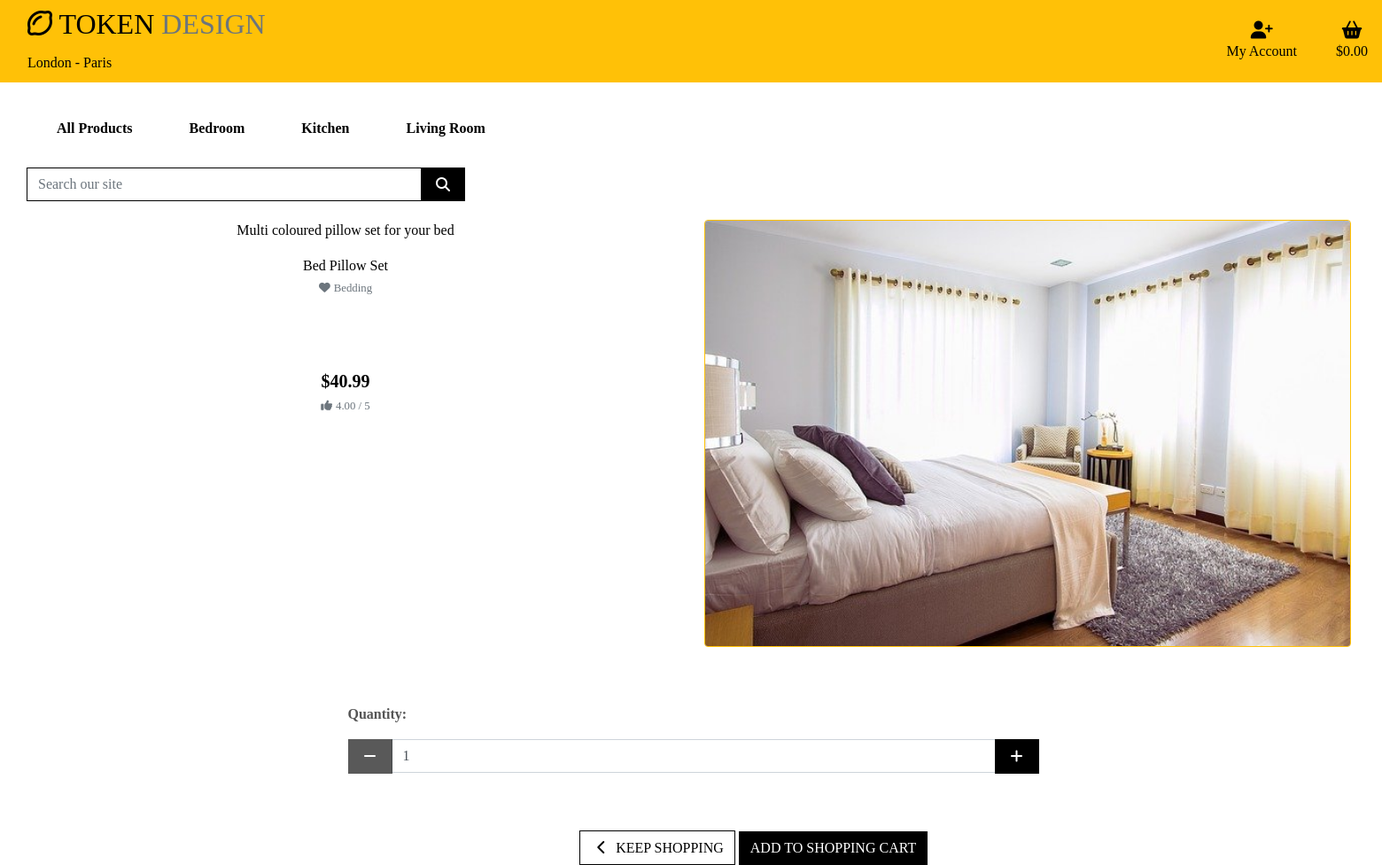
Screenshot of /products/7 with the database file from the repository.
### products/models.py (models this page shows, shortened)
class Product(models.Model):
    category = models.ForeignKey('Category', null=True, blank=True, on_delete=models.SET_NULL)
    sku = models.CharField(max_length=254, null=True, blank=True)
    name = models.CharField(max_length=254)
    description = models.TextField()
    price = models.DecimalField(max_digits=6, decimal_places=2)
    rating = models.DecimalField(max_digits=6, decimal_places=2, null=True, blank=True)
    image_url = models.URLField(max_length=1024, null=True, blank=True)
    image = models.ImageField(null=True, blank=True)

class Category(models.Model):
    class Meta:
        verbose_name_plural = 'Categories'
    name = models.CharField(max_length=254)
    friendly_name = models.CharField(max_length=254, null=True, blank=True)

### products/views.py (the view)
# urls.py: path('<product_id>', views.product_info, name='product_info')
def product_info(request, product_id):
    product = get_object_or_404(Product, pk=product_id)
    context = {
        'product': product,
    }
    return render(request, 'products/product_info.html', context)

### shopping_cart/contexts.py (called while the page is built, shortened)
def cart_contents(request):
    cart_items = []
    total = 0
    product_count = 0
    shopping_cart = request.session.get('shopping_cart', {})
    if total < settings.FREE_DELIVERY_POINT:
        delivery = total * Decimal(settings.STANDARD_DELIVERY_PERCENTAGE / 100)
        free_delivery_delta = settings.FREE_DELIVERY_POINT - total
    else:
        delivery = 0
        free_delivery_delta = 0
    grand_total = delivery + total
    context = {
        'cart_items': cart_items,
        'total': total,
        'product_count': product_count,
        'delivery': delivery,
        'free_delivery_delta': free_delivery_delta,
        'free_delivery_point': settings.FREE_DELIVERY_POINT,
        'grand_total': grand_total,
    }
    return context

### products/templates/products/product_info.html (shortened to what this page needs)
{% extends "base.html" %}
{% load static %}
{% block content %}
    <div class="cover"></div>
    <div class="container-fluid page-top">
        <div class="row">
            <div class="col-12 col-md-6 col-lg-6 col-xl-6">
                <div class="product-info mb-5 mt-md-5 text-black">
                     <p class="mt-3">{{ product.description }}</p>
                    <p class="mb-0">{{ product.name }}</p>
                    {% if product.category %}
                    <p class="small mt-1 mb-0">
                        <a class="text-muted" href="{% url 'products' %}?category={{ product.category.name }}">
                            <i class="fa fa-heart mr-1"></i>{{ product.category.friendly_name }}
                        </a>
                    </p>
                    {% endif %}
                    {% if product.rating %}
                   <div class="product-info"><p class="lead mb-0 font-weight-bold product-info">${{ product.price }}</p></div>
                        <small class="text-muted"><i class="fa fa-thumbs-up mr-1"></i>{{ product.rating }} / 5</small>
                    {% else %}
                        <small class="text-muted">No Rating</small>
                    {% endif %}
                </div>
            </div>
            <div class="col-12 col-md-6 col-lg-4 col-xl-6">
                <div class="image-for-info my-5">
                    {% if product.image %}
                        <a href="{{ product.image.url }}" target="_blank">
                            <img class="card-img-top img-fluid border border-warning rounded" src="{{ product.image.url }}" alt="{{ product.name }}">
                        </a>
                        {% else %}
                        <a href="">
                            <img class="card-img-top img-fluid" src="{{ MEDIA_URL }}noimage.png" alt="{{ product.name }}">
                        </a>
                    {% endif %}
                </div>
            </div>
            </div>
    </div>
    <form class="form" action="{% url 'add_to_cart' product.id %}" method="POST">
        <div class="form-row">
            <div class="col-12 offset-3">
                <p class="mt-3"><strong>Quantity:</strong></p>
                <div class="form-group w-50">
                    <div class="input-group">
                        <div class="input-group-prepend">
                            <button class="decrement-qty btn btn-black rounded-0"
                                data-item_id="{{ item.item_id }}" id="decrement-qty_{{ item.item_id }}">
                                <span class="icon">
                                    <i class="fas fa-minus"></i>
                                </span>
                            </button>
                        </div>
                        <input class="form-control qty_input" type="number" name="quantity" value="1" min="1" max="99" data-item_id="{{ item.item_id }}" id="id_qty_{{ item.item_id }}">
                        <div class="input-group-append">
                            <button class="increment-qty btn btn-black rounded-0"
                                data-item_id="{{ item.item_id }}" id="increment-qty_{{ item.item_id }}">
                                <span class="icon">
                                    <i class="fas fa-plus"></i>
                                </span>
                            </button>
                        </div>
                    </div>
                </div>
            </div>
            <div class="col-12 offset-5">
                <a href="{% url 'products' %}" class="btn btn-outline-black rounded-0 mt-5">
                    <span class="icon">
                        <i class="fas fa-chevron-left"></i>
                    </span>
                    <span class="text-uppercase">Keep Shopping</span>
                </a>
                <input type="submit" class="btn btn-black rounded-0 text-uppercase mt-5" value="Add to Shopping Cart">
            </div>
        </div>
    </form>
{% endblock %}

### static/css/base.css (style rules this page uses)
html { height: 100%; }
body { background: url('/media/homepage_pic.jpg') no-repeat center center fixed; background-size: cover; height: calc(100vh - 164px); color: #555; font-family: 'Bellota'; padding: 0; }
.icon { align-items: center; display: inline-flex; justify-content: center; height: 1.5rem; width: 1.5rem; }
.text-black { color: #000 !important; }
.cover { height: 100%; width: 100%; top: 0; left: 0; position: fixed; background: white; z-index: -1; }
.product-info { text-align: center; margin-top: 80px; }
.page-top { padding-top: 200px; }
.btn-black { background: black; color: white; }
.btn-outline-black { background: white; color: black !important; border: 1px solid black; }
.image-for-info { padding-right: 20px; }

### rows the page displays
Product: description "Multi coloured pillow set for your bed", name "Bed Pillow Set", category.friendly_name "Bedding", price "40.99", rating "4.00", image (picture)
